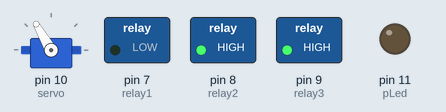
Recording of a sketch running on a simulated Arduino Uno, built with avr-gcc and run on an emulated ATmega328P. Shown: servo, switched loads named in the sketch (green lamp = pin HIGH), output pins drawn as LEDs (lit = HIGH).

Above: at 0.05 s.
At 10.05 s:
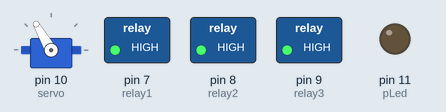
At 11.55 s:
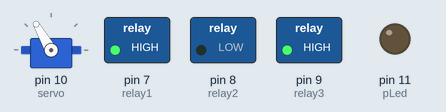
At 23.05 s:
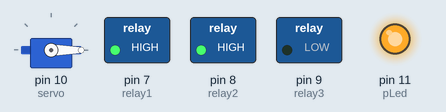
Timing chart, 0 to 30.0 s (numbered marks = the images above):
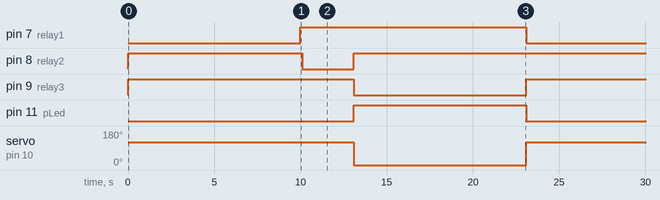

The sketch:

Traffic_Lights.ino
```cpp
#include <Servo.h>
const int relay1 = 7;
const int relay2 = 8;
const int relay3 = 9;
const int pLed = 11;
Servo servo;
void setup() {
pinMode(relay1, OUTPUT);
pinMode(relay2, OUTPUT);
pinMode(relay3, OUTPUT);
pinMode(pLed, OUTPUT);
servo.attach(10);
}

void loop() {
 digitalWrite(relay1,LOW); // light the Green
 digitalWrite(relay2,HIGH);
 digitalWrite(relay3, HIGH);
 digitalWrite(pLed, LOW);
 servo.write(120);
do {
  delay(10000);
  digitalWrite(relay1,HIGH);
  delay(100);
  digitalWrite(relay2,LOW); // LIGHT THE YELLOW
  servo.write(120);

}while(digitalRead(relay1)== LOW);
do{
  delay(3000);
  digitalWrite(relay2,HIGH);
  digitalWrite(relay3,LOW); // LIGHT THE RED
  servo.write(0);
  digitalWrite(pLed, HIGH);
}while(digitalRead(relay2)== LOW);

do{
  delay(10000);
  digitalWrite(relay3,HIGH);
  digitalWrite(relay1,LOW);
  digitalWrite(pLed, LOW); // LIGHT THE GREEN
  servo.write(120);
} while (digitalRead(relay3)== LOW);
}
```

Measured:
- by itself, pin 7 (relay1), pin 9 (relay3): alternates HIGH for 13.1 s and LOW for 10.0 s
- by itself, pin 8 (relay2): repeats every 23.1 s: LOW 3.0 s, HIGH 20.1 s
- by itself, pin 11 (pLed): alternates HIGH for 10.0 s and LOW for 13.1 s
- by itself, servo on pin 10 (servo): alternates 120° for 13.1 s and 0° for 10.0 s
